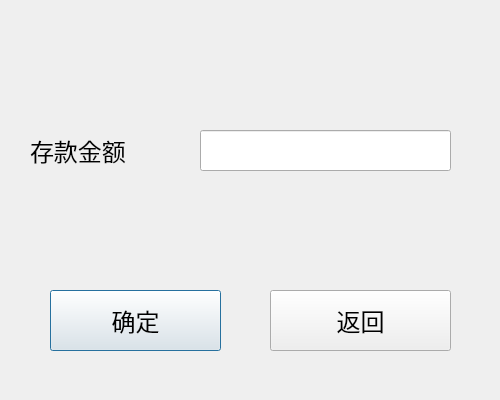
<?xml version="1.0" encoding="UTF-8"?>
<ui version="4.0">
 <class>depositMoney</class>
 <widget class="QDialog" name="depositMoney">
  <property name="geometry">
   <rect>
    <x>0</x>
    <y>0</y>
    <width>500</width>
    <height>400</height>
   </rect>
  </property>
  <property name="windowTitle">
   <string>Dialog</string>
  </property>
  <widget class="QPushButton" name="pushDepo">
   <property name="geometry">
    <rect>
     <x>50</x>
     <y>290</y>
     <width>171</width>
     <height>61</height>
    </rect>
   </property>
   <property name="font">
    <font>
     <family>Agency FB</family>
     <pointsize>18</pointsize>
    </font>
   </property>
   <property name="text">
    <string>确定</string>
   </property>
  </widget>
  <widget class="QLineEdit" name="lineEdit">
   <property name="geometry">
    <rect>
     <x>200</x>
     <y>130</y>
     <width>251</width>
     <height>41</height>
    </rect>
   </property>
   <property name="font">
    <font>
     <family>Arial</family>
     <pointsize>14</pointsize>
    </font>
   </property>
  </widget>
  <widget class="QLabel" name="label">
   <property name="geometry">
    <rect>
     <x>30</x>
     <y>110</y>
     <width>181</width>
     <height>81</height>
    </rect>
   </property>
   <property name="font">
    <font>
     <family>Agency FB</family>
     <pointsize>18</pointsize>
    </font>
   </property>
   <property name="text">
    <string>存款金额</string>
   </property>
  </widget>
  <widget class="QPushButton" name="depoBack">
   <property name="geometry">
    <rect>
     <x>270</x>
     <y>290</y>
     <width>181</width>
     <height>61</height>
    </rect>
   </property>
   <property name="font">
    <font>
     <family>Agency FB</family>
     <pointsize>18</pointsize>
    </font>
   </property>
   <property name="text">
    <string>返回</string>
   </property>
  </widget>
 </widget>
 <resources/>
 <connections/>
</ui>
